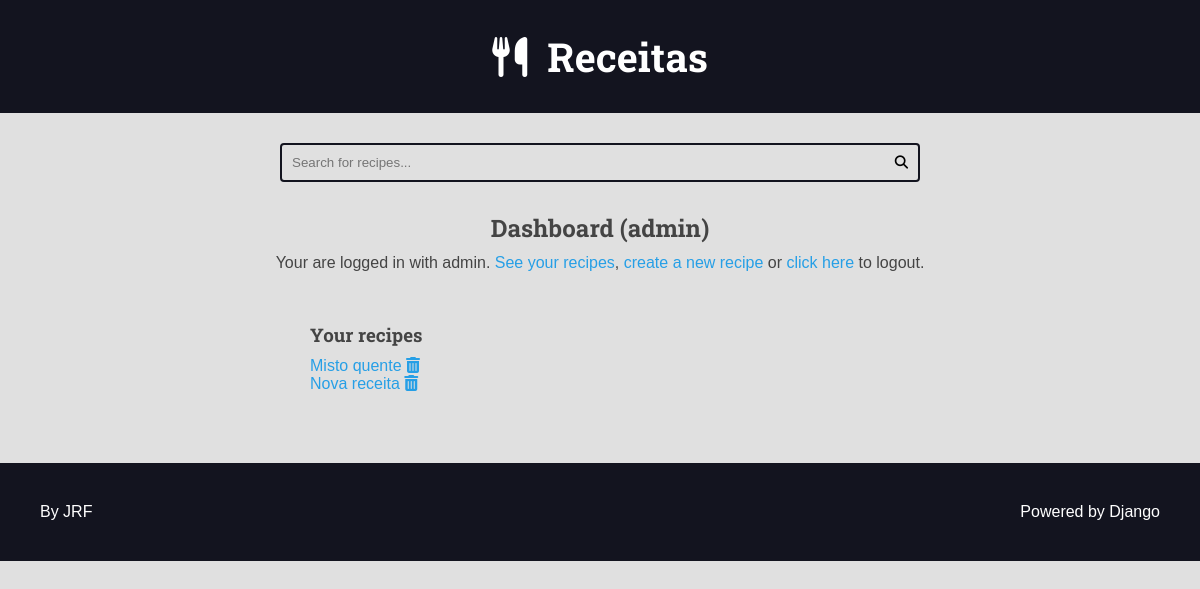
The app's page /authors/dashboard/ (signed in), older data.
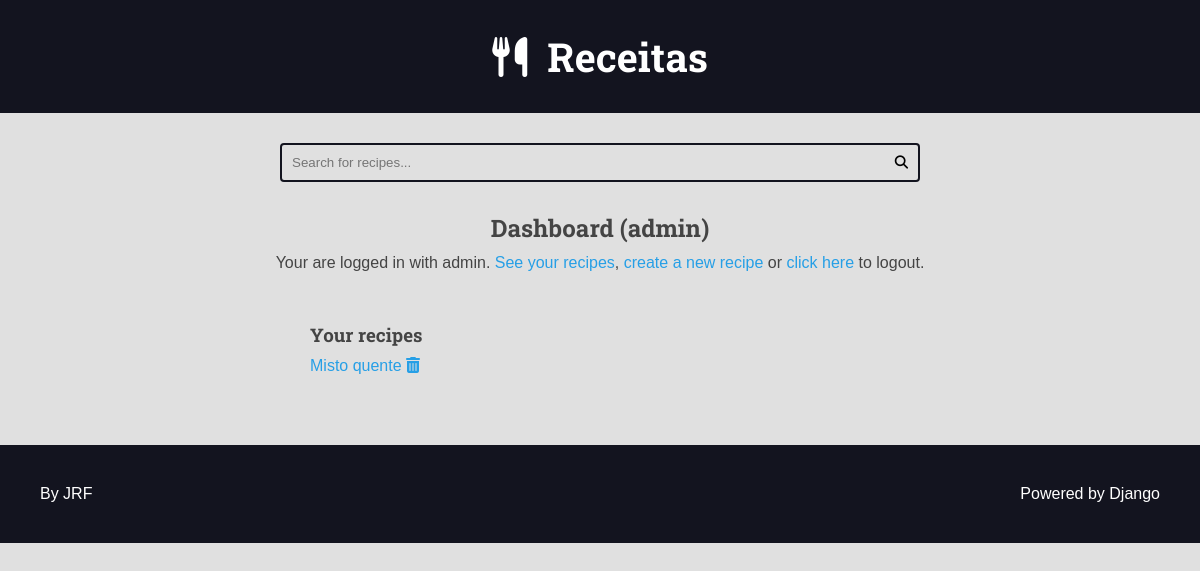
The same page, newer data.
### recipes/models.py (models this page shows, shortened)
class Recipe(models.Model):
    title = models.CharField(max_length=65)
    description = models.CharField(max_length=165)
    slug = models.SlugField(unique=True)
    preparation_time = models.IntegerField()
    preparation_time_unit = models.CharField(max_length=35)
    servings = models.IntegerField()
    servings_unit = models.CharField(max_length=35)
    preparation_steps = models.TextField(max_length=255)
    preparation_steps_is_html = models.BooleanField(default=False)
    created_at = models.DateTimeField(auto_now_add=True)
    updated_at = models.DateTimeField(auto_now=True)
    is_published = models.BooleanField(default=False)
    cover = models.ImageField(
        upload_to='recipes/covers/%Y/%m/%d/', blank=True, default=''
    )
    category = models.ForeignKey(
        Category,
        on_delete=models.SET_NULL,
        null=True,
        blank=True,
        default=None,
    )
    author = models.ForeignKey(User, on_delete=models.SET_NULL, null=True)

### authors/views/all.py (the view)
# urls.py: path('dashboard/', views.dashboard, name='dashboard'),
@login_required(login_url='authors:login', redirect_field_name='next')
def dashboard(request) -> None:
    recipes = Recipe.objects.filter(is_published=False, author=request.user)
    return render(
        request,
        'authors/pages/dashboard.html',
        context={
            'recipes': recipes,
        },
    )

### authors/templates/authors/pages/dashboard.html (shortened to what this page needs)
{% extends "global/base.html" %}
{% block content %}
  <div class="main-content center container">
    <h2>Dashboard ({{ user }})</h2>
    {% include "authors/partials/login_message.html" %}
    <div class="authors-dashboard-container">
      <h3>Your recipes</h3>
      <ul>
        {% for recipe in recipes %}
          <li>
            <a href="{% url "authors:dashboard_recipe_edit" recipe.id %}">{{ recipe.title }}</a>
            <form class="inline-form form-delete" action="{% url "authors:dashboard_recipe_delete" %}"
             method="post">
              <button class="plaintext-button" type="submit">
                <i class="fas fa-trash-alt"></i>
              </button>
            </form>
          </li>
        {% empty %}
          <li><p>No recipes yet. Create one.</p></li>
        {% endfor %}
      </ul>
    </div>
  </div>
{% endblock content %}

### templates/global/base.html (shortened to what this page needs)
{% load static %}
<!DOCTYPE html>
<html lang="pt">
<head>
  {% include "global/partials/head.html" %}
</head>
<body>
  {% include "global/partials/header.html" %}
  {% include "recipes/partials/search.html" %}
  <main class="main-content-container">
    {% block content %}{% endblock content %}
  </main>
  {% include "global/partials/footer.html" %}
</body>
</html>

### templates/global/partials/head.html (shortened to what this page needs)
{% load static %}
<link rel="stylesheet" href="https://cdnjs.cloudflare.com/ajax/libs/font-awesome/6.6.0/css/fontawesome.min.css"
 />
<link rel="stylesheet" href="https://cdnjs.cloudflare.com/ajax/libs/font-awesome/6.6.0/css/brands.min.css"
 />
<link rel="stylesheet" href="https://cdnjs.cloudflare.com/ajax/libs/font-awesome/6.6.0/css/solid.min.css"
 />
<link rel="stylesheet" href="{% static 'global/css/styles.css' %}">

### templates/global/partials/header.html
<header class="main-header-container">
  <div class="main-header container">
    <h1>
      <a class="main-logo" href="{% url "recipes:home" %}">
        <i class="fas fa-utensils main-logo-icon"></i>
        <span class="main-logo-text">Receitas</span>
      </a>
    </h1>
  </div>
</header>

### recipes/templates/recipes/partials/search.html
<div class="search-container">
  <div class="container">
    <form action="{% url 'recipes:search' %}" class="search-form" method="GET">
      <input type="search" class="search-input" name="search" placeholder="Search for recipes..."
       value="{{ search_term }}" required>
      <button type="submit" class="search-button"><i class="fas fa-search"></i></button>
    </form>
  </div>
</div>

### authors/templates/authors/partials/login_message.html (shortened to what this page needs)
{% if request.user.is_authenticated %}
<div class="login-message">
  Your are logged in with {{ request.user.username }}.
  <a href="{% url "authors:dashboard" %}">See your recipes</a>,
  <a href="{% url "authors:dashboard_recipe_create" %}">create a new recipe</a> or
  <form class="inline-form" action="{% url 'authors:logout' %}" method='POST'>
    <button class="plaintext-button" type="submit">click here</button>
  </form> to logout.
</div>
{% endif %}

### templates/global/partials/footer.html
<footer class="main-footer">
  <div class="developer">
    <a href="https://www.rajr.informatica.com" target="_blank" rel="noreferrer nooperner">By JRF</a>
  </div>
  <div class="powered">
    <a href="https://www.djangoproject.com" target="_blank" rel="noreferrer nooperner">Powered by Django</a>
  </div>
</footer>

### static/global/css/styles.css (style rules this page uses)
:root { --color-primary: #269fe6; --color-primary-hover: #2086c2; --color-primary-dark: #13141f; --color-primary-dark-hover: #212336; --color-primary-light: #d4ecfa; --color-primary-light-hover: #bdd8e7; --color-white: #fff; --color-black: #000; --color-dark-text: #444; --color-info-light: #cce5ff; --color-debug-light: #cce5ff; --color-success-light: #d4edda; --color-alert-light: #fff3cd; --color-warning-light: #fff3cd; --color-error-light: #f8d7da; --color-info-dark: #4d86c4; --color-debug-dark: #4d86c4; --color-success-dark: #4a9c5d; --color-alert-dark: #927f40; --color-warning-dark: #927f40; --color-error-dark: #da525d; --color-gray-0: #f9f9f9; --color-gray-1: #e0e0e0; --color-gray-2: #c7c7c7; --color-gray-3: #aeaeae; --color-gray-4: #959595; --color-gray-5: #7d7d7d; --color-gray-6: #646464; --color-gray-7: #4b4b4b; --color-gray-8: #323232; --color-gray-9: #191919; --font-primary: sans-serif; --font-headings: "Roboto Slab", serif; --spacing-gutter-medium: 3rem; --spacing-gutter-large: 4rem; }
* { padding: 0; margin: 0; box-sizing: border-box; }
html { font-size: 62.5%; }
body { font-size: 1.6rem; font-family: var(--font-primary); background: var(--color-gray-1); color: var(--color-dark-text); }
h1, h2, h3, h4, h5, h6 { font-family: var(--font-headings); }
a { color: var(--color-primary); text-decoration: none; }
.container { max-width: 144rem; margin: 0 auto; padding: var(--spacing-gutter-medium); }
.main-header-container { background: var(--color-primary-dark); }
.main-logo { font-size: 4rem; color: var(--color-white); text-decoration: none; display: flex; flex-flow: row nowrap; align-items: center; justify-content: center; width: fit-content; margin: 0 auto; }
.main-logo-icon { margin-right: 2rem; }
.search-form { border: 0.2rem solid var(--color-primary-dark); max-width: 64rem; margin: 0 auto; border-radius: 0.4rem; position: relative; transition: all 300ms ease-in-out; }
.search-input, .search-button { border: none; background: none; outline: none; padding: 1rem; transition: all 300ms ease-in-out; }
.search-input { width: 100%; padding-right: 3rem; }
.search-button { position: absolute; top: 0; right: 0; }
.main-content { padding-top: 0; }
.main-footer { display: flex; align-items: center; justify-content: space-between; background: var(--color-primary-dark); color: var(--color-white); padding: var(--spacing-gutter-large); }
.main-footer a { color: var(--color-white); text-decoration: none; transition: all 300ms ease-in-out; }
.inline-form { display: inline; }
.plaintext-button { display: inline; font-size: 1.6rem; border: none; background: none; cursor: pointer; color: var(--color-primary); }
.login-message { margin: 1rem 0; }
.authors-dashboard-container { max-width: 64rem; text-align: left; padding: var(--spacing-gutter-medium); margin: 0 auto; }
.authors-dashboard-container h3, .authors-dashboard-container p, .authors-dashboard-container ul { list-style-type: none; margin: 1rem 0; }
.center { text-align: center; }

Row changes from the older to the newer data that the page shows:
removed Recipe: title "Nova receita"
